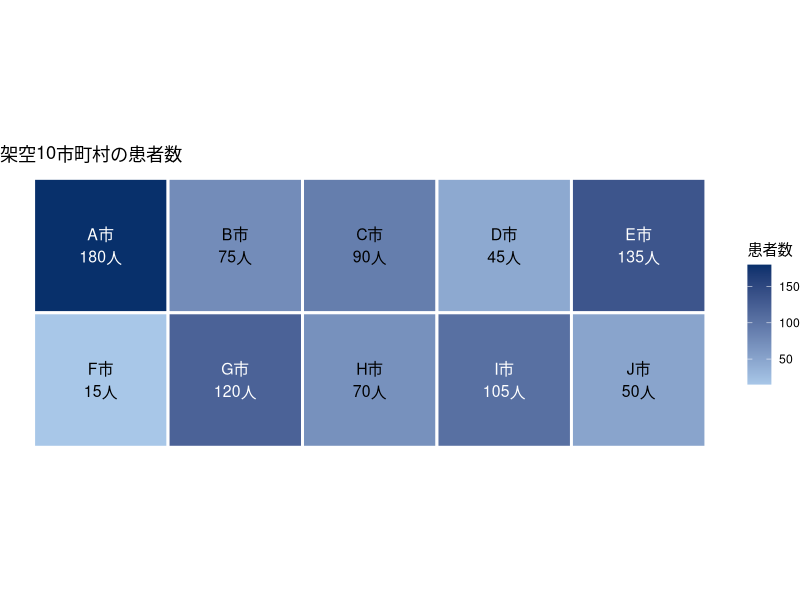
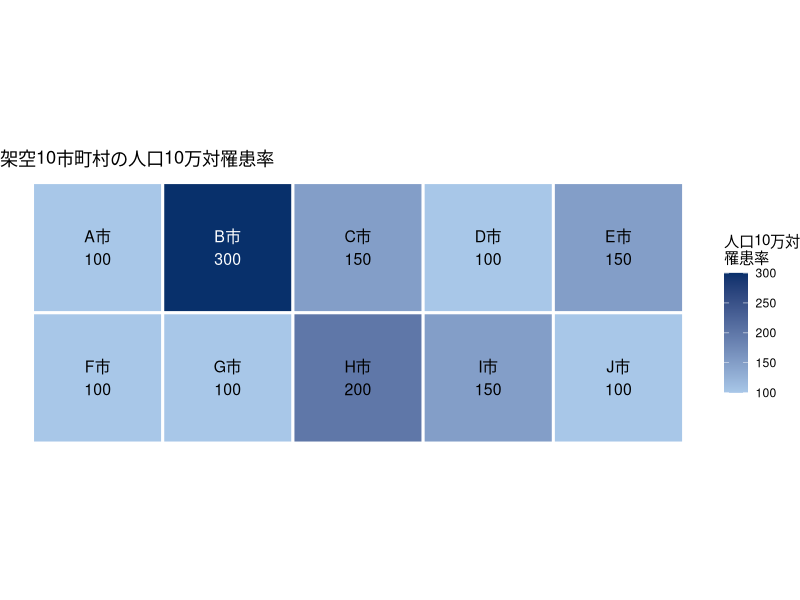
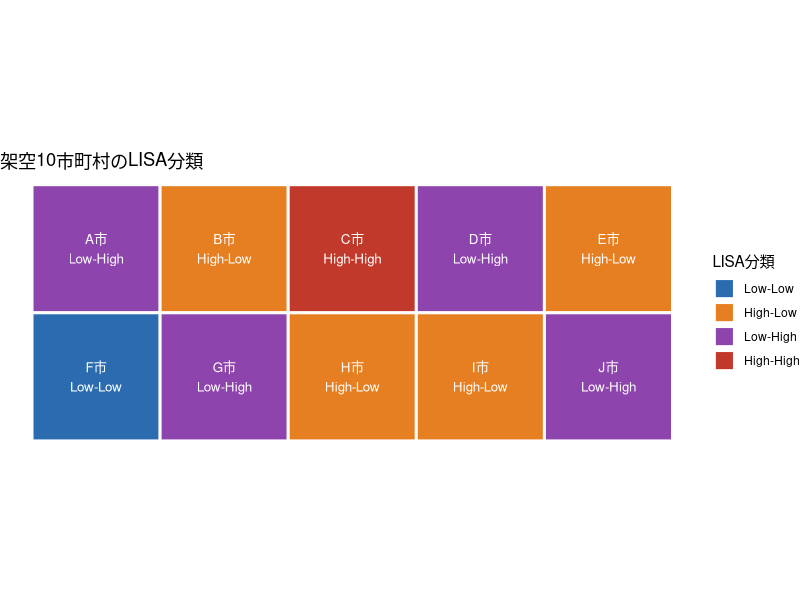
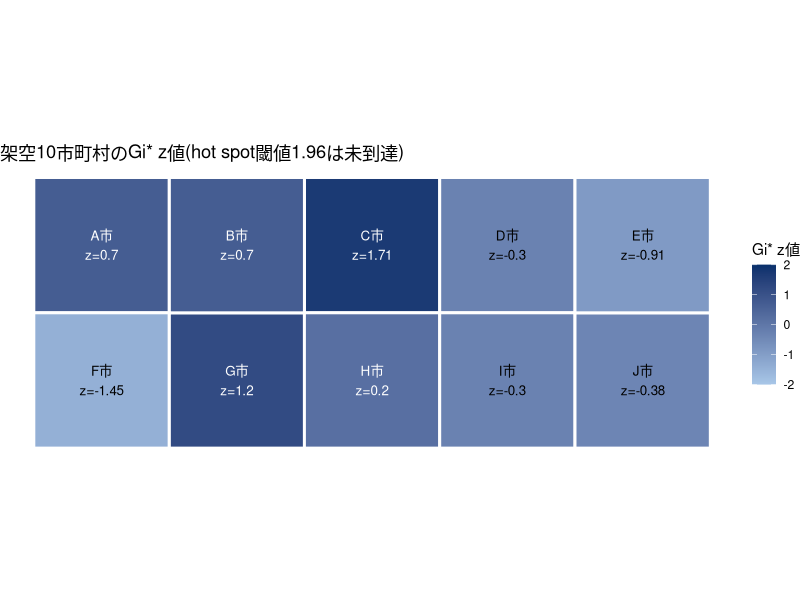
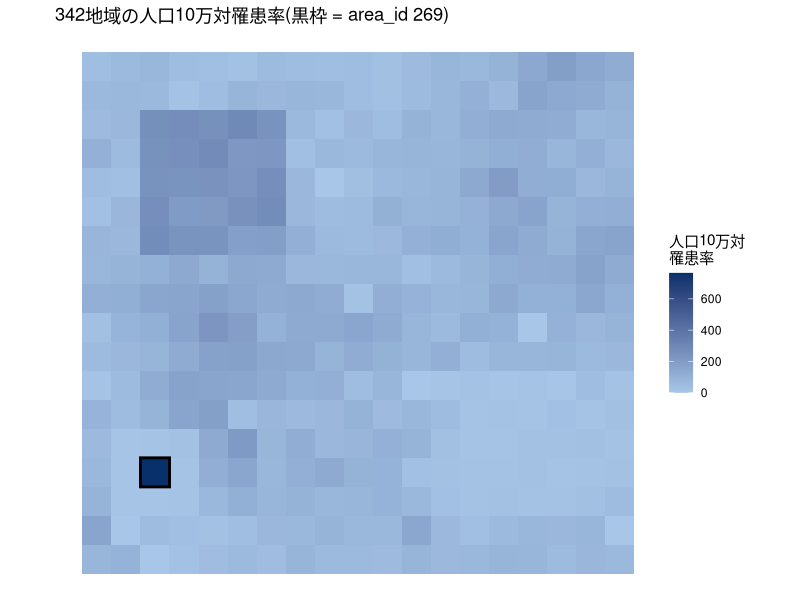
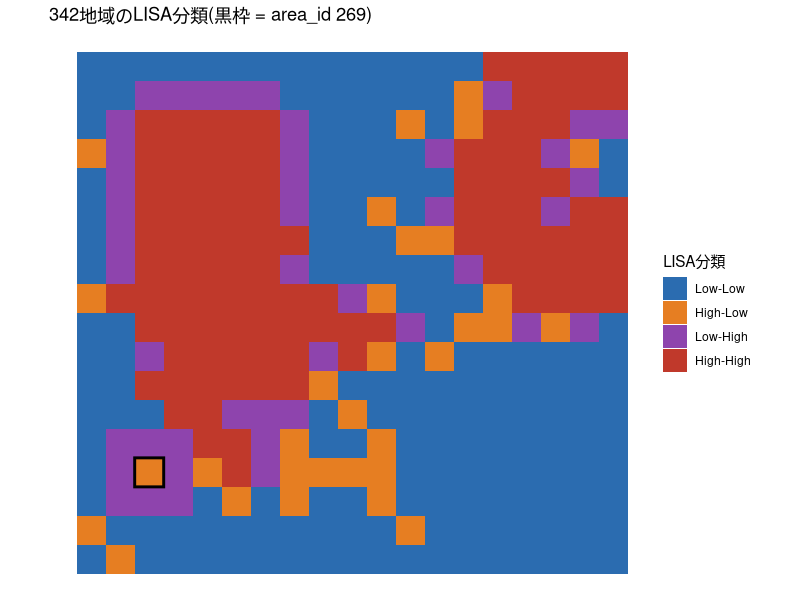
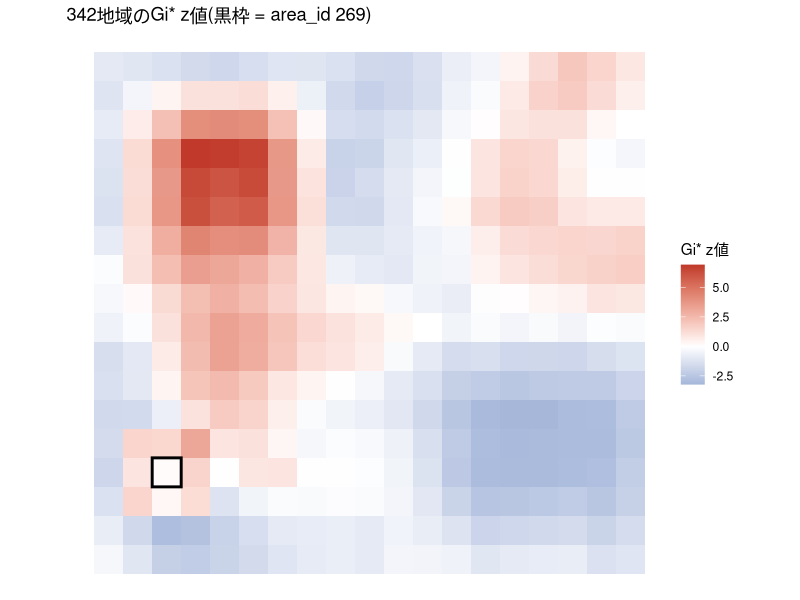

Recreate these plots in R, in order.
## ---- chunk 1
library(ggplot2)

# パッケージ読み込み時の付帯メッセージ(次のパッケージを付け加えます、等)を
# 公開ページに出さない。
knitr::opts_chunk$set(message = FALSE, warning = FALSE)

# ragg (dev = "ragg_png") と組み合わせて日本語が豆腐(□)にならないよう、
# OS 標準搭載の日本語フォントを既定にする。手元にそのフォントが無い場合は
# ggplot2 の既定フォントにフォールバックし、レンダリングを止めない
# (systemfonts::system_fonts() で在否を確認する)。00-setup.Rmd と同じ処理。
os_name <- Sys.info()[["sysname"]]
jp_font <- switch(os_name,
  Windows = "Meiryo",
  Darwin  = "Hiragino Sans",
  "Noto Sans CJK JP"  # Linux などその他
)
if (!(jp_font %in% systemfonts::system_fonts()$family)) {
  jp_font <- ""
}
theme_set(theme_minimal(base_family = jp_font, base_size = 13))

# 図チャンクには fig.alt を付ける(fig.cap は付けない)。詳細は analysis/README.md。
## ---- chunk 2
library(dplyr)
library(spdep)

toy10 <- read.csv("data/simulated/toy10_areas.csv", fileEncoding = "UTF-8")
toy10_edges <- read.csv("data/simulated/toy10_neighbors.csv", fileEncoding = "UTF-8")

toy10
## ---- chunk 3
# area_id -> 1..n の連番位置に変換した隣接リストを組み立てる。
# spdep::mat2listw() は使わない(この環境では呼ぶだけでプロセスが終了時に
# 異常終了するため。CLAUDE.md「環境」節を参照)。隣接はもともとエッジ一覧の
# CSVで与えられているので、nb オブジェクトを直接作るほうが素直でもある。
# 列名を引数にしてあるのは、実データの隣接ファイル
# (data/geo/adjacency_iryoken2.csv)が area_code / neighbor_code という別の
# 列名を使っているため。
build_nb <- function(ids, edges, from = "area_id", to = "neighbor_id") {
  key <- as.character(ids)
  a <- as.character(edges[[from]])
  b <- as.character(edges[[to]])

  # ids に無いidを黙って捨てない。捨てると重み行列が警告なしに変わってしまい、
  # しかも隣が全部 ids の外だった地域では、この下の 0L に落ちる前に長さ0の
  # 要素ができて、あとで nb2listw() が「zero length neighbour vector」という
  # 原因の分からないエラーで落ちる。
  stopifnot(all(a %in% key), all(b %in% key))
  # 下で sym = TRUE を宣言する以上、宣言する前に対称性を確かめておく。
  stopifnot(setequal(paste(a, b), paste(b, a)))

  n <- length(ids)
  pos <- setNames(seq_len(n), key)
  nb <- split(unname(pos[b]), factor(unname(pos[a]), levels = seq_len(n)))
  # 隣が0個の地域は spdep の約束どおり 0L で表す(この場合 nb2listw() には
  # zero.policy = TRUE を渡す必要がある)
  nb <- lapply(nb, function(v) if (!length(v)) 0L else as.integer(sort(v)))
  names(nb) <- NULL
  class(nb) <- "nb"
  attr(nb, "region.id") <- key
  attr(nb, "sym") <- TRUE
  nb
}

toy10_nb <- build_nb(toy10$area_id, toy10_edges)
toy10_listw <- nb2listw(toy10_nb, style = "W")  # 行標準化(row-standardized)
summary(toy10_nb)
## ---- chunk 4
# 淡い塗りの上に白文字を置くと読めなくなる。どちらの文字色にするかは「値が
# 中央値以上か」では決められない — データが偏っていると中央値がまだ淡い側に
# 来てしまい、そこに白文字が乗る(この10市町村では実測でコントラスト2.7:1まで
# 落ちていた)。タイルの実際の塗り色に対するコントラスト比(WCAG)を計算して、
# 黒と白の高いほうを選ぶ。scale_fill_gradient は Lab 空間で補間するので、
# 塗り色の再現も colorRamp(space = "Lab") で揃える。
fill_low <- "#a8c7e8"
fill_high <- "#08306b"
fill_ramp <- colorRamp(c(fill_low, fill_high), space = "Lab")

label_color <- function(v, limits = range(v)) {
  pos <- pmin(pmax((v - limits[1]) / diff(limits), 0), 1)
  lum <- apply(fill_ramp(pos) / 255, 1, function(ch) {
    lin <- ifelse(ch <= 0.03928, ch / 12.92, ((ch + 0.055) / 1.055)^2.4)
    sum(lin * c(0.2126, 0.7152, 0.0722))
  })
  # 黒文字のコントラストは (lum+0.05)/0.05、白文字は 1.05/(lum+0.05)。
  # 前者が勝つ条件を整理すると (lum+0.05)^2 >= 1.05*0.05。
  ifelse((lum + 0.05)^2 >= 1.05 * 0.05, "black", "white")
}

ggplot(toy10, aes(x = x, y = y, fill = cases)) +
  geom_tile(color = "white", linewidth = 1) +
  geom_text(aes(label = paste0(area_name, "\n", cases, "人"), color = label_color(cases)),
            size = 4) +
  scale_color_identity() +
  scale_fill_gradient(low = fill_low, high = fill_high) +
  scale_y_reverse() +
  coord_fixed() +
  theme_void() +
  labs(title = "架空10市町村の患者数", fill = "患者数")
## ---- chunk 5
ggplot(toy10, aes(x = x, y = y, fill = rate_per_100k)) +
  geom_tile(color = "white", linewidth = 1) +
  geom_text(aes(label = paste0(area_name, "\n", rate_per_100k), color = label_color(rate_per_100k)),
            size = 4) +
  scale_color_identity() +
  scale_fill_gradient(low = fill_low, high = fill_high) +
  scale_y_reverse() +
  coord_fixed() +
  theme_void() +
  labs(title = "架空10市町村の人口10万対罹患率", fill = "人口10万対\n罹患率")
## ---- chunk 6
mt_toy10 <- moran.test(toy10$rate_per_100k, toy10_listw, randomisation = TRUE)
mt_toy10
## ---- chunk 7
set.seed(20260819)
mc_toy10 <- moran.mc(toy10$rate_per_100k, toy10_listw, nsim = 999)
mc_toy10
## ---- chunk 8
lm_toy10 <- localmoran(toy10$rate_per_100k, toy10_listw)
colnames(lm_toy10)
## ---- chunk 9
toy10_lisa <- toy10 |>
  mutate(
    lag_rate = lag.listw(toy10_listw, rate_per_100k),
    quadrant = attr(lm_toy10, "quadr")$mean,
    local_p = lm_toy10[, "Pr(z != E(Ii))"]
  ) |>
  select(area_name, x, y, rate_per_100k, lag_rate, quadrant, local_p)

toy10_lisa |>
  select(-x, -y) |>
  knitr::kable(digits = 3, col.names = c("市町村", "率", "周囲の平均(lag)", "LISA分類", "局所p値"))
## ---- chunk 10
ggplot(toy10_lisa, aes(x = x, y = y, fill = quadrant)) +
  geom_tile(color = "white", linewidth = 1) +
  geom_text(aes(label = paste0(area_name, "\n", quadrant)), color = "white", size = 3.4) +
  scale_fill_manual(values = c(
    "High-High" = "#c0392b", "Low-Low" = "#2b6cb0",
    "High-Low" = "#e67e22", "Low-High" = "#8e44ad"
  )) +
  scale_y_reverse() +
  coord_fixed() +
  theme_void() +
  labs(title = "架空10市町村のLISA分類", fill = "LISA分類")
## ---- chunk 11
toy10_listw_incl_self <- nb2listw(include.self(toy10_nb), style = "B")
gi_toy10 <- localG(toy10$rate_per_100k, toy10_listw_incl_self)

toy10_gi <- toy10 |>
  mutate(gi_z = as.numeric(gi_toy10)) |>
  select(area_name, x, y, rate_per_100k, gi_z) |>
  arrange(desc(gi_z))

toy10_gi |>
  select(-x, -y) |>
  knitr::kable(digits = 3, col.names = c("市町村", "率", "Gi* z値"))
## ---- chunk 12
ggplot(toy10_gi, aes(x = x, y = y, fill = gi_z)) +
  geom_tile(color = "white", linewidth = 1) +
  # 塗りのスケールを limits = c(-2, 2) で固定しているので、文字色の判定にも
  # 同じ範囲を渡す(データの範囲で測ると塗りと食い違う)。
  geom_text(aes(label = paste0(area_name, "\nz=", round(gi_z, 2)),
                color = label_color(gi_z, limits = c(-2, 2))),
            size = 3.4) +
  scale_color_identity() +
  scale_fill_gradient(low = fill_low, high = fill_high, limits = c(-2, 2)) +
  scale_y_reverse() +
  coord_fixed() +
  theme_void() +
  labs(title = "架空10市町村のGi* z値(hot spot閾値1.96は未到達)", fill = "Gi* z値")
## ---- chunk 13
lattice <- read.csv("data/simulated/lattice_areas.csv", fileEncoding = "UTF-8")
lattice_edges <- read.csv("data/simulated/lattice_neighbors.csv", fileEncoding = "UTF-8")

nrow(lattice)
table(lattice$truth_label)
## ---- chunk 14
# area_id = 269(truth_label = "HL")の位置(row・col)。この先の3枚の地図で
# 黒枠のオーバーレイに使う。row・colはlattice由来なので、lattice_lisa・
# lattice_giのように行の並びが変わっても(あるいは変わらなくても)同じ値になる。
hl_cell <- lattice[lattice$truth_label == "HL", c("row", "col")]
hl_cell
## ---- chunk 15
lattice_nb <- build_nb(lattice$area_id, lattice_edges)
lattice_listw <- nb2listw(lattice_nb, style = "W")
summary(lattice_nb)
## ---- chunk 16
ggplot(lattice, aes(x = col, y = row, fill = rate_per_100k)) +
  geom_tile() +
  geom_tile(data = hl_cell, aes(x = col, y = row), fill = NA, color = "black", linewidth = 1, inherit.aes = FALSE) +
  scale_fill_gradient(low = "#a8c7e8", high = "#08306b") +
  scale_y_reverse() +
  coord_fixed() +
  theme_void() +
  labs(title = "342地域の人口10万対罹患率(黒枠 = area_id 269)", fill = "人口10万対\n罹患率")
## ---- chunk 17
mt_lattice <- moran.test(lattice$rate_per_100k, lattice_listw, randomisation = TRUE)
mt_lattice
## ---- chunk 18
set.seed(20260819)
mc_lattice <- moran.mc(lattice$rate_per_100k, lattice_listw, nsim = 999)
mc_lattice
## ---- chunk 19
lm_lattice <- localmoran(lattice$rate_per_100k, lattice_listw)
lattice_lisa <- lattice |>
  mutate(
    quadrant = attr(lm_lattice, "quadr")$mean,
    local_p = lm_lattice[, "Pr(z != E(Ii))"]
  )

table(truth = lattice_lisa$truth_label, lisa = lattice_lisa$quadrant)
## ---- chunk 20
hh <- lattice_lisa$truth_label == "HH"
ll <- lattice_lisa$truth_label == "LL"
hl <- lattice_lisa$truth_label == "HL"

cat(sprintf("truth_label=HH のうち LISA=High-High: %d / %d\n",
            sum(lattice_lisa$quadrant[hh] == "High-High"), sum(hh)))
cat(sprintf("truth_label=LL のうち LISA=Low-Low: %d / %d\n",
            sum(lattice_lisa$quadrant[ll] == "Low-Low"), sum(ll)))
cat(sprintf("truth_label=HL のうち LISA=High-Low: %d / %d\n",
            sum(lattice_lisa$quadrant[hl] == "High-Low"), sum(hl)))

lattice_lisa |>
  filter(truth_label == "HL") |>
  mutate(local_p = formatC(local_p, format = "g", digits = 3)) |>
  select(area_id, row, col, rate_per_100k, quadrant, local_p) |>
  knitr::kable(col.names = c("area_id", "行", "列", "率", "LISA分類", "局所p値"))
## ---- chunk 21
ggplot(lattice_lisa, aes(x = col, y = row, fill = quadrant)) +
  geom_tile() +
  geom_tile(data = hl_cell, aes(x = col, y = row), fill = NA, color = "black", linewidth = 1, inherit.aes = FALSE) +
  scale_fill_manual(values = c(
    "High-High" = "#c0392b", "Low-Low" = "#2b6cb0",
    "High-Low" = "#e67e22", "Low-High" = "#8e44ad"
  )) +
  scale_y_reverse() +
  coord_fixed() +
  theme_void() +
  labs(title = "342地域のLISA分類(黒枠 = area_id 269)", fill = "LISA分類")
## ---- chunk 22
lattice_listw_incl_self <- nb2listw(include.self(lattice_nb), style = "B")
gi_lattice <- localG(lattice$rate_per_100k, lattice_listw_incl_self)

lattice_gi <- lattice |>
  mutate(gi_z = as.numeric(gi_lattice))

lattice_gi |>
  filter(truth_label == "HL") |>
  select(area_id, row, col, rate_per_100k, gi_z) |>
  knitr::kable(digits = 3, col.names = c("area_id", "行", "列", "率", "Gi* z値"))
## ---- chunk 23
z <- lattice_gi$gi_z
hh <- lattice_gi$truth_label == "HH"

cat(sprintf(
  paste0("z >  1.96 (hot spot) : %d 地域\n",
         "z < -1.96 (cold spot): %d 地域\n",
         "埋め込んだHHクラスターのうち hot spot: %d / %d\n",
         "埋め込んだ単独高値(area_id = 269)の z: %.3f\n"),
  sum(z > 1.96), sum(z < -1.96), sum(z[hh] > 1.96), sum(hh),
  z[lattice_gi$area_id == 269]
))
## ---- chunk 24
# 背景を平坦にした反実仮想。隣接(lattice_listw_incl_self)も突出した値も
# そのままで、変えたのは「背景がばらついているかどうか」だけ。
x_flat <- rep(100, nrow(lattice))
x_flat[lattice$area_id == 269] <- lattice$rate_per_100k[lattice$area_id == 269]
gi_flat <- as.numeric(localG(x_flat, lattice_listw_incl_self))

cat(sprintf(
  paste0("背景がばらついている実データ: z = %.3f\n",
         "背景が平坦なら同じ突出でも  : z = %.3f\n"),
  lattice_gi$gi_z[lattice_gi$area_id == 269],
  gi_flat[lattice$area_id == 269]
))
## ---- chunk 25
ggplot(lattice_gi, aes(x = col, y = row, fill = gi_z)) +
  geom_tile() +
  geom_tile(data = hl_cell, aes(x = col, y = row), fill = NA, color = "black", linewidth = 1, inherit.aes = FALSE) +
  scale_fill_gradient2(low = "#2b6cb0", mid = "white", high = "#c0392b", midpoint = 0) +
  scale_y_reverse() +
  coord_fixed() +
  theme_void() +
  labs(title = "342地域のGi* z値(黒枠 = area_id 269)", fill = "Gi* z値")
## ---- chunk 26
n_sig <- sum(lattice_lisa$local_p < 0.05)
n_sig
